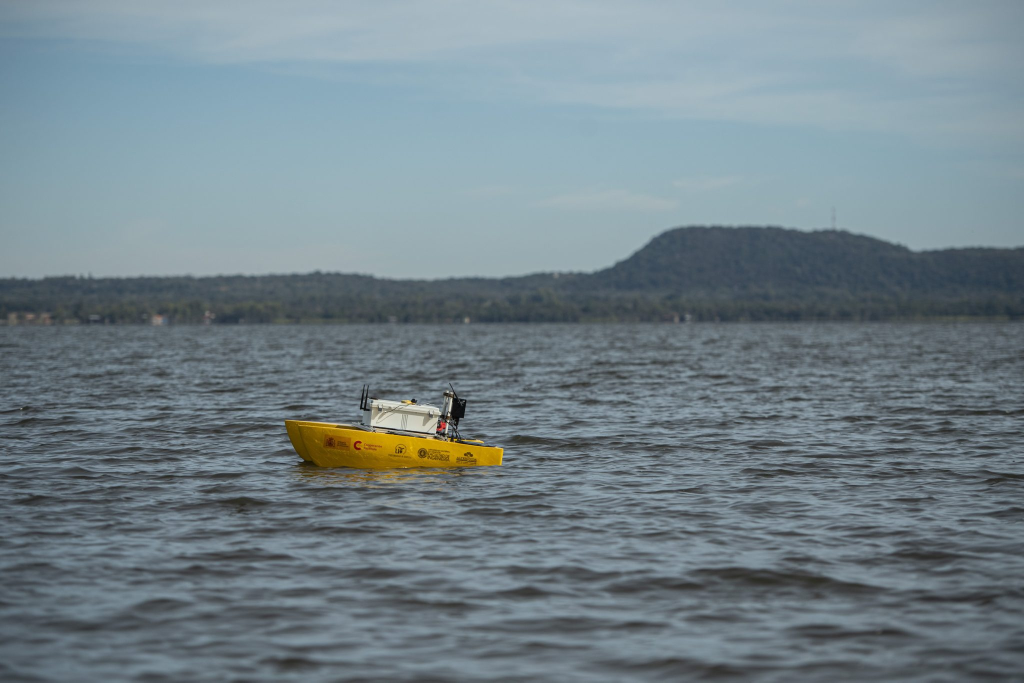
#> input picture img/barco.jpg, 2048 x 1365 px, found by its file name (shown at 1/2 size); its folder holds 5 pictures in this run
$ python deteccion_objetos_pequenhos.py
#> lines starting #> are read from the running program, lines starting #| are printed output that depends on the picture; after the words box and inside, x2 and y2 are one past the last pixel; in counts of white or black regions, pixels touching at a corner belong together
#> further down, image is the input picture: shape (1365, 2048, 3); mean B, G, R 137.2, 130, 114.9
from os.path import abspath,dirname,join
from sys import argv
import cv2
import numpy as np

def adjust_contrast_brightness(image, alpha=1.0, beta=0):
#> called with alpha = 1, beta = 20
    return cv2.convertScaleAbs(image, alpha=alpha, beta=beta)

def detect_objects(image):
    # Ajustar el contraste y brillo de la imagen
    adjusted_image = adjust_contrast_brightness(image, alpha=1, beta=20)

    # Convertir a escala de grises
    gray = cv2.cvtColor(adjusted_image, cv2.COLOR_BGR2GRAY)
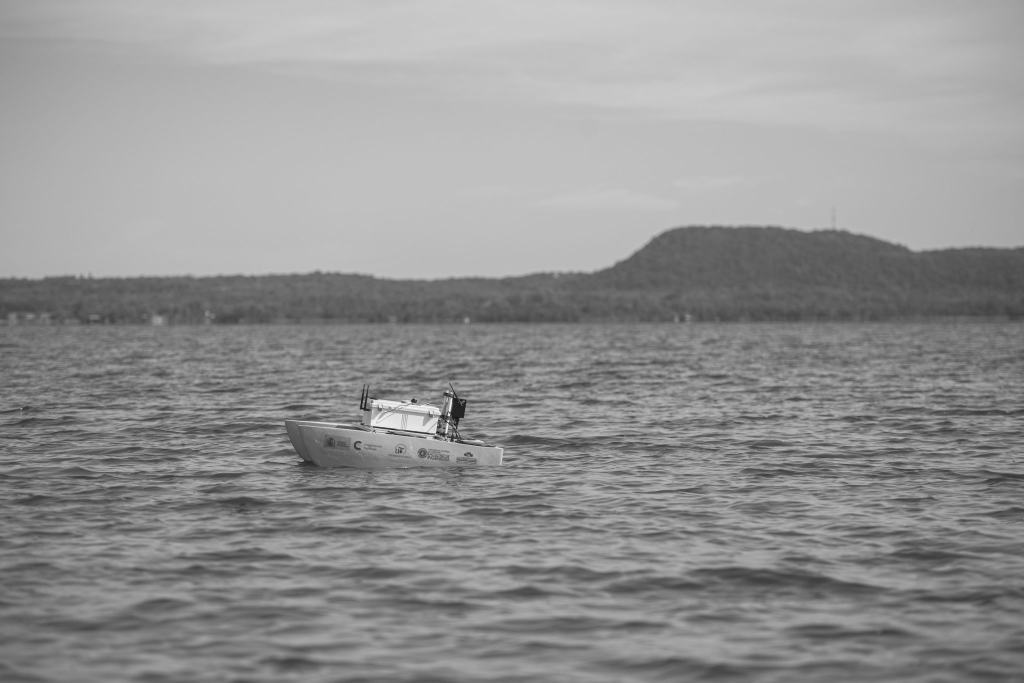
#> gray: shape (1365, 2048) (shown at 1/2 size); min 20, max 255, mean 146.3

    # Aplicar filtro de desenfoque gaussiano para reducir el ruido
    blurred = cv2.GaussianBlur(adjusted_image, (5, 5), 0)
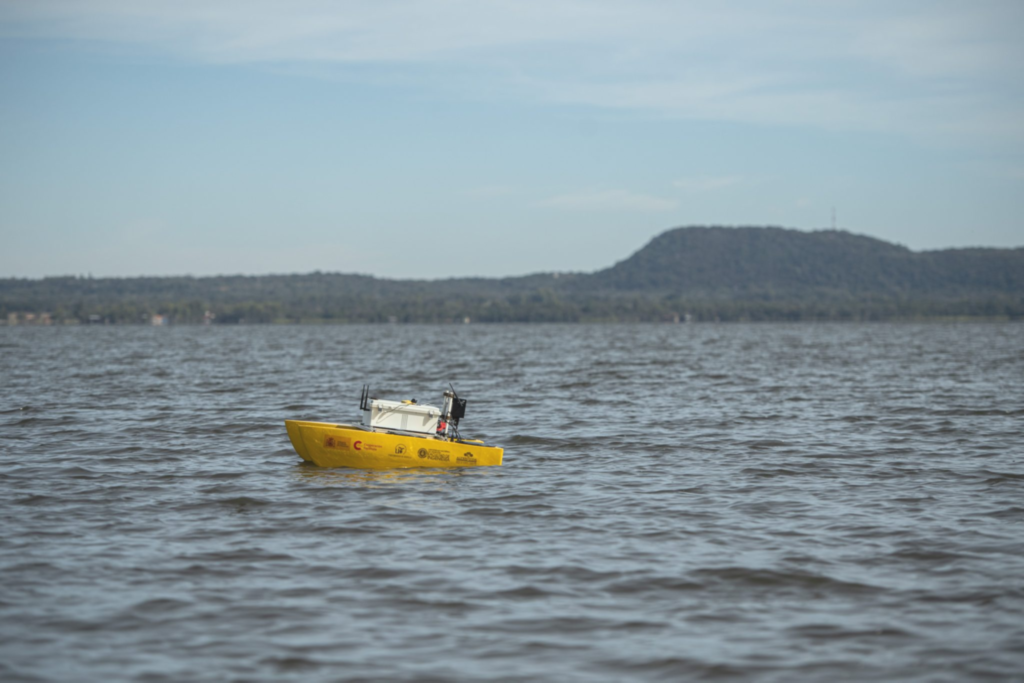
#> blurred: shape (1365, 2048, 3) (shown at 1/2 size); mean B, G, R 157.2, 150, 134.9

    # Aplicar detección de bordes usando Canny
    edges = cv2.Canny(blurred, 100, 200)
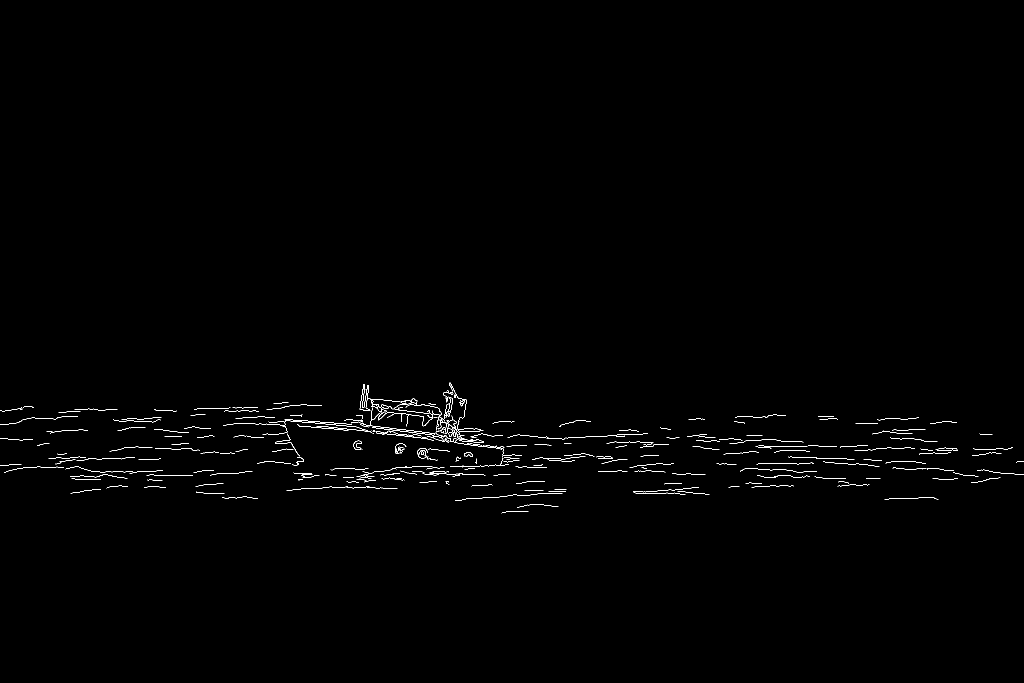
#> edges: shape (1365, 2048) (shown at 1/2 size); 0.56% white in thin lines or dots, all inside (x1, y1, x2, y2) = (0, 765, 2048, 1027)

    # Dilatar los bordes para cerrar gaps entre segmentos
    kernel = np.ones((5, 5), np.uint8)
    dilated = cv2.dilate(edges, kernel, iterations=1)
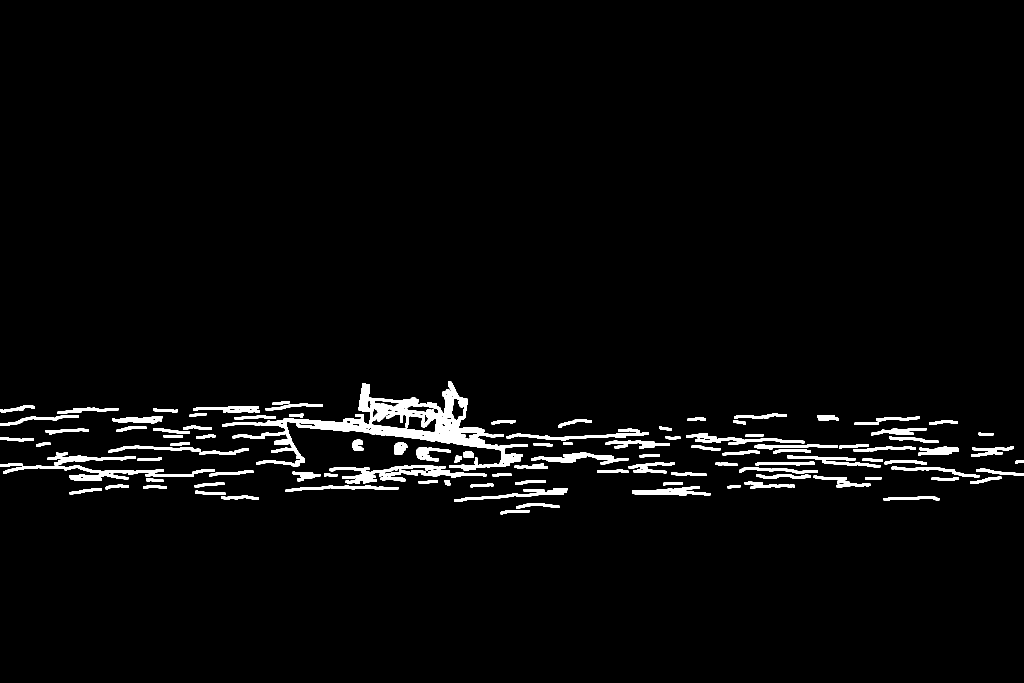
#> dilated: shape (1365, 2048) (shown at 1/2 size); 3% white; 117 white regions

    # Encontrar contornos en la imagen de bordes dilatados
    contours, _ = cv2.findContours(dilated, cv2.RETR_EXTERNAL, cv2.CHAIN_APPROX_SIMPLE)
#> contours = 117 contours; largest, box (x1, y1, x2, y2) and area: (444, 763, 1056, 941) 25224, (6, 911, 328, 962) 3542, (659, 930, 973, 967) 3284, (1063, 905, 1257, 929) 1606, (908, 976, 1135, 1004) 1432

    # Crear una copia de la imagen para dibujar los contornos
    result_image = adjusted_image.copy()

    # Dibujar rectángulos o polígonos alrededor de los objetos detectados
    for contour in contours:
        if cv2.contourArea(contour) > 2000:  # Filtrar contornos pequeños
            approx = cv2.approxPolyDP(contour, 0.02 * cv2.arcLength(contour, True), True)
            if len(approx) == 4:  # Si el contorno tiene 4 lados, dibujar un rectángulo
                x, y, w, h = cv2.boundingRect(approx)
                cv2.rectangle(result_image, (x, y), (x + w, y + h), (0, 255, 0), 2)
            else:  # De lo contrario, dibujar un polígono
                cv2.polylines(result_image, [approx], isClosed=True, color=(0, 255, 0), thickness=2)
#> this loop made 117 passes
#> (approx, x, y, w, h) on pass 54: ([[6, 946], [327, 938], [114, 930], [271, 916]], 6, 916, 322, 31)
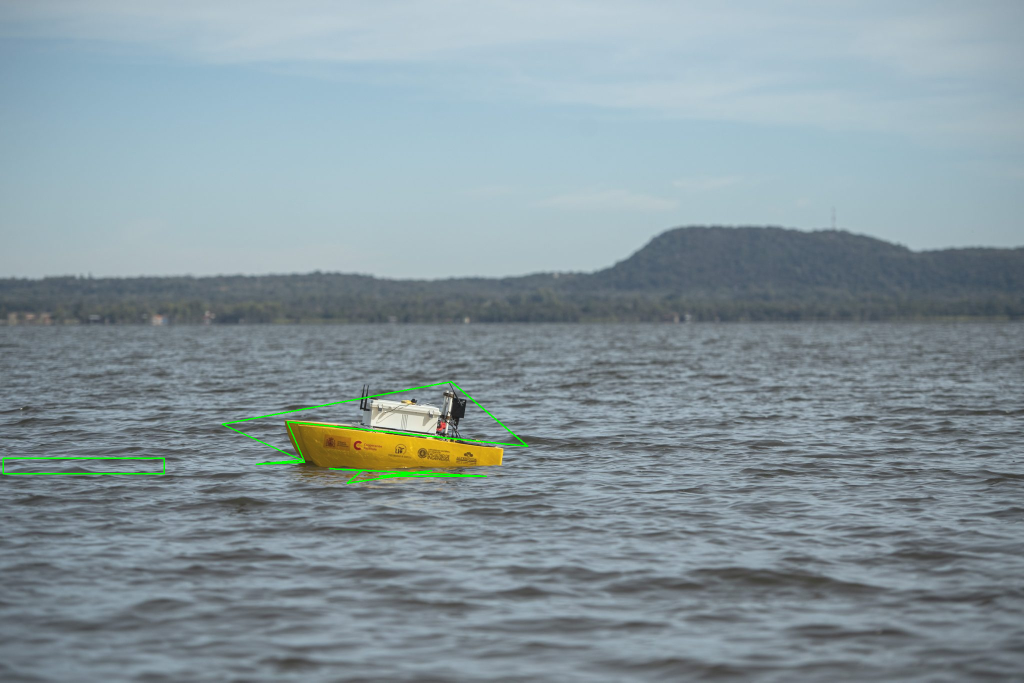
#> result_image: shape (1365, 2048, 3) (shown at 1/2 size); mean B, G, R 156.9, 150.4, 134.5

    return result_image

# Ruta de la imagen
if len(argv) > 1:
    filename = join(dirname(dirname(abspath(__file__))),f"img/{argv[1]}")
else:
    filename = join(dirname(dirname(abspath(__file__))),"img/barco.jpg")

##############################################################################

print(filename)

# Cargar la imagen
image = cv2.imread(filename)

# Verificar si la imagen se cargó correctamente
if image is None:
    print("No se pudo cargar la imagen.")
else:
    # Detectar objetos en el agua
    result = detect_objects(image)

    # Mostrar la imagen con los objetos detectados
    resized_image = cv2.resize(result, (600, 600))
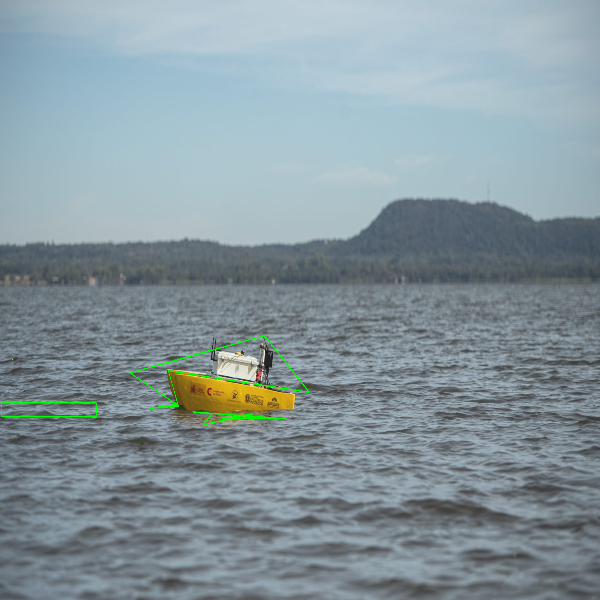
#> resized_image: shape (600, 600, 3); mean B, G, R 156.8, 150.3, 134.4
    cv2.imshow("Detección de Objetos en el Agua", resized_image)
    cv2.waitKey(0)
    cv2.destroyAllWindows()
